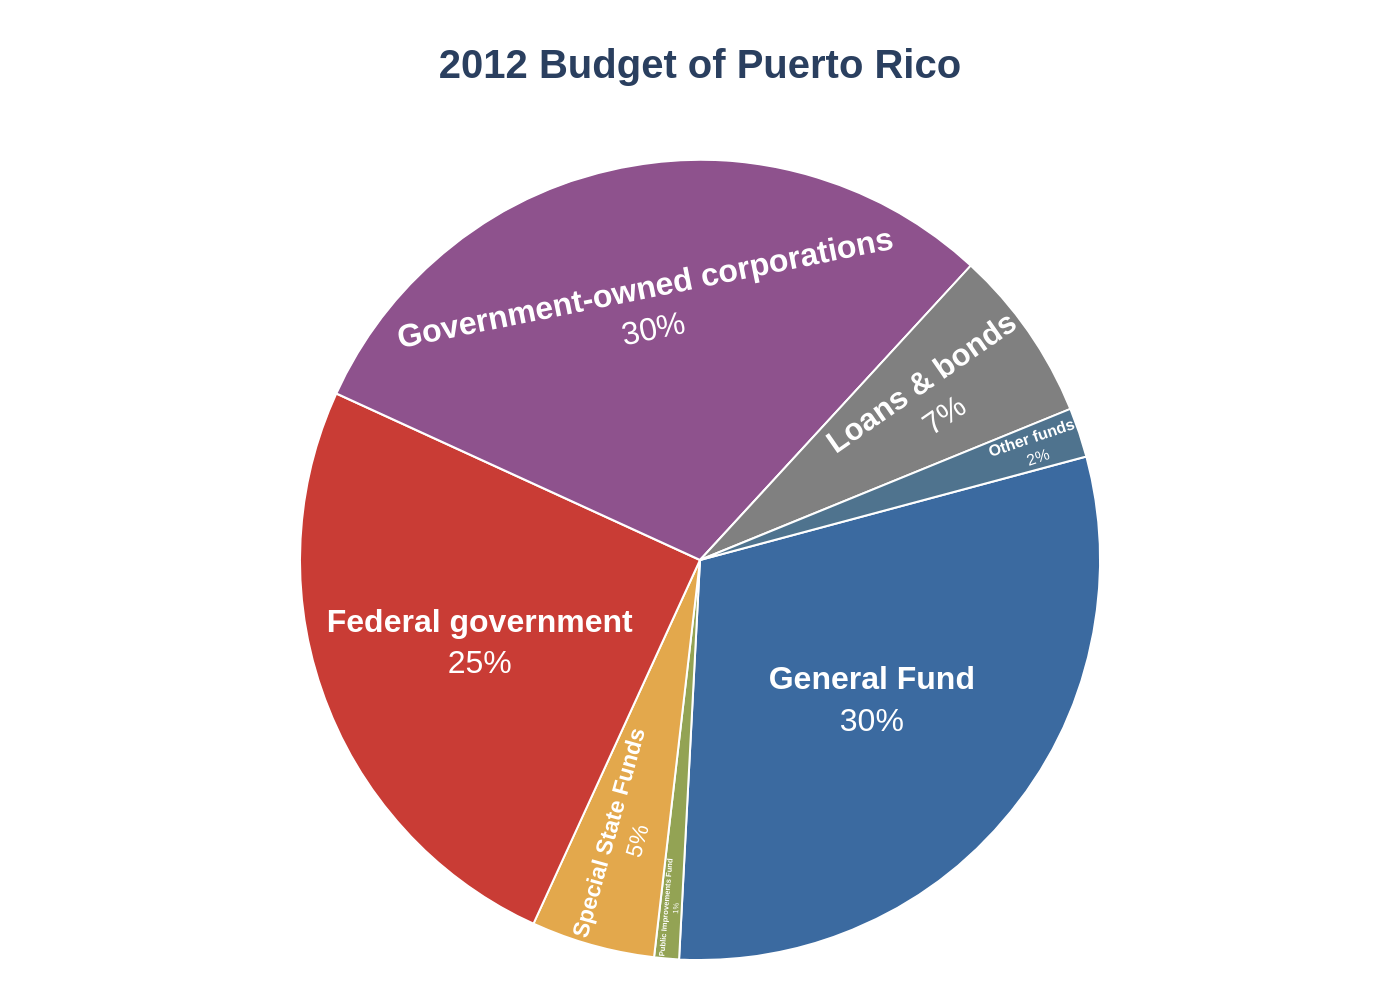

Python code for this plot:
import sys
import json
import pathlib
import plotly.graph_objects as go

# Ensure a command-line argument is provided
if len(sys.argv) != 2:
    print(f"Usage: python {sys.argv[0]} <json_file_path>")
    sys.exit(1)

# Define the input JSON file path
json_file_path = pathlib.Path(sys.argv[1])
if not json_file_path.is_file():
    print(f"Error: File not found at {json_file_path}")
    sys.exit(1)

# Derive the base filename for the output image
filename_base = json_file_path.stem

# Load the chart data from the specified JSON file
with open(json_file_path, 'r', encoding='utf-8') as f:
    chart_info = json.load(f)

# Extract data, texts, and colors from the JSON structure
chart_data = chart_info.get('chart_data', [])
texts = chart_info.get('texts', {})
colors = chart_info.get('colors', [])

# Prepare data series for Plotly
labels = [item['label'] for item in chart_data]
values = [item['value'] for item in chart_data]

# Create the pie chart trace
pie_trace = go.Pie(
    labels=labels,
    values=values,
    marker=dict(colors=colors, line=dict(color='#FFFFFF', width=1)),
    texttemplate="<b>%{label}</b><br>%{value}%",
    textposition='inside',
    textfont=dict(color='white', size=16),
    hoverinfo='label+percent',
    sort=False,
    direction='clockwise',
    rotation=75
)

# Create the figure and add the trace
fig = go.Figure(data=[pie_trace])

# Update the layout for title, font, and margins
fig.update_layout(
    title=dict(
        text=f"<b>{texts.get('title', '')}</b>",
        x=0.5,
        xanchor='center',
        y=0.95,
        yanchor='top',
        font=dict(size=20)
    ),
    showlegend=False,
    font=dict(family="Arial"),
    margin=dict(l=20, r=20, t=80, b=20),
    paper_bgcolor='rgba(255,255,255,1)' # Explicit white background to match original
)

# Define the output filename and save the chart as a PNG image
output_filename = f"{filename_base}.png"
fig.write_image(output_filename, scale=2)

print(f"Chart saved to {output_filename}")
